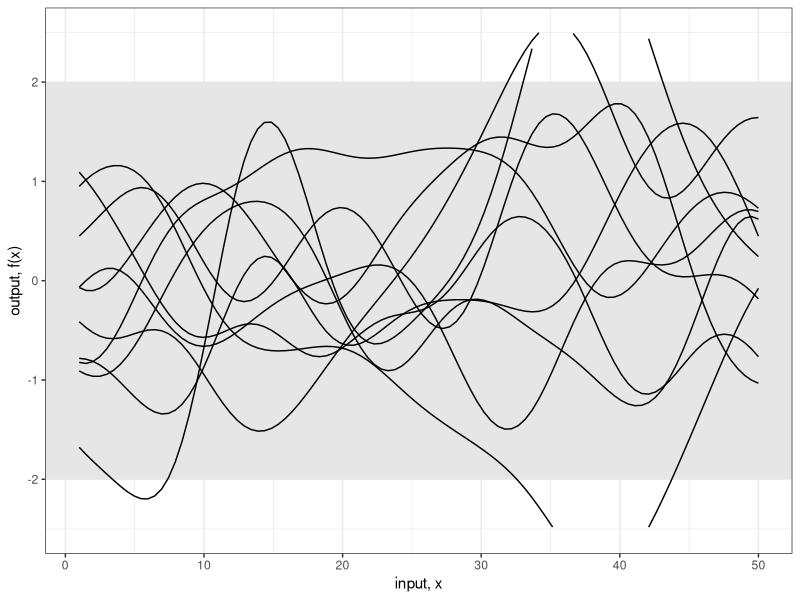
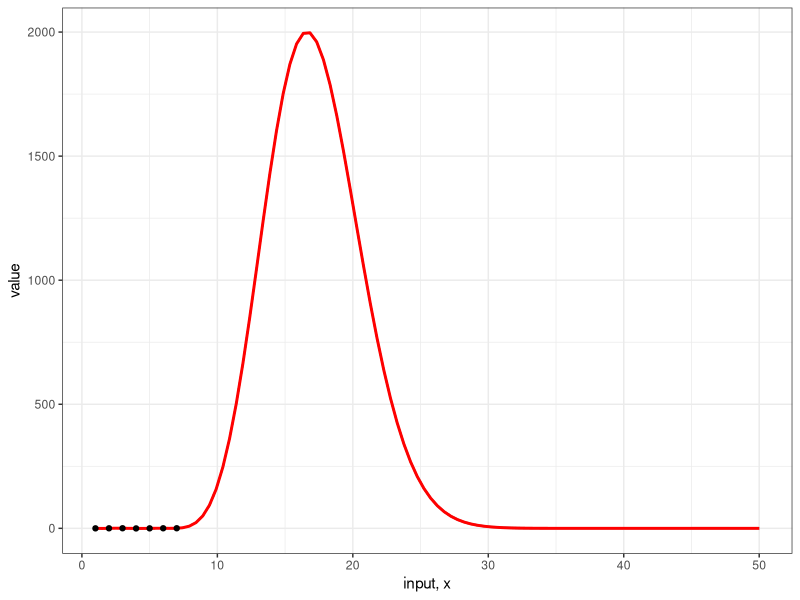
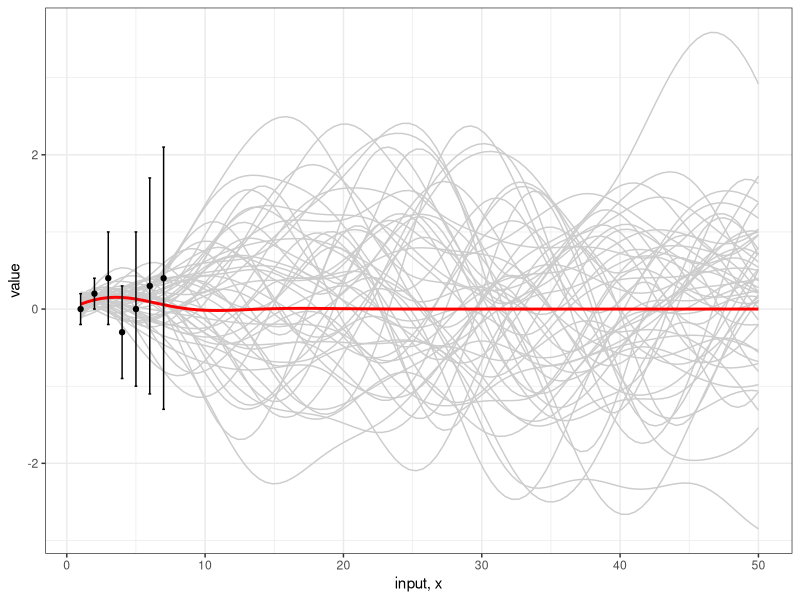

Source code (R) for these figures, in order:
require("MASS")
require("plyr")
require("reshape2")
require("ggplot2")

# Set a seed for repeatable plots
set.seed(12345)

# 	a covariance matrix
calcSigma <- function(X1,X2,l=5,s=0.5) {
  Sigma <- matrix(rep(0, length(X1)*length(X2)), nrow=length(X1))
  for (i in 1:nrow(Sigma)) {
    for (j in 1:ncol(Sigma)) {
      Sigma[i,j] <- exp(-s*(abs(X1[i]-X2[j])/l)^2)
    }
  }
  return(Sigma)
}

# Define the points at which we want to define the functions
x.star <- seq(1,50,len=100)
# Calculate the covariance matrix
sigma <- calcSigma(x.star,x.star)

# Generate a number of functions from the process
n.samples <- 10
values <- matrix(rep(0,length(x.star)*n.samples), ncol=n.samples)
for (i in 1:n.samples) {
  # Each column represents a sample from a multivariate normal distribution
  # with zero mean and covariance sigma
  values[,i] <- mvrnorm(1, rep(0, length(x.star)), sigma)
}
values <- cbind(x=x.star,as.data.frame(values))
values <- melt(values,id="x")

# Plot the result
ggplot(values,aes(x=x,y=value)) +
  geom_rect(xmin=-Inf, xmax=Inf, ymin=-2, ymax=2, 
            fill="grey90", alpha = 0.5) +
  geom_line(aes(group=variable)) +
  theme_bw() +
  scale_y_continuous(lim=c(-2.5,2.5), name="output, f(x)") +
  xlab("input, x")

# 2. Now let's assume that we have some known data points;
# this is the case of Figure 2.2(b). In the book, the notation 'f'
# is used for f$y below.  I've done this to make the ggplot code
# easier later on.
f <- data.frame(x=c(1,2,3,4,5,6,7),
                y=c(0,0.2,0.4,-0.3,0,0.3,0.4))

# Calculate the covariance matrices
# using the same x.star values as above
x <- f$x
k.xx <- calcSigma(x,x)
k.xxs <- calcSigma(x,x.star)
k.xsx <- calcSigma(x.star,x)
k.xsxs <- calcSigma(x.star,x.star)

# These matrix calculations correspond to equation (2.19)
# in the book.
f.star.bar <- k.xsx%*%solve(k.xx)%*%f$y
cov.f.star <- k.xsxs - k.xsx%*%solve(k.xx)%*%k.xxs

# This time we'll plot more samples.  We could of course
# simply plot a +/- 2 standard deviation confidence interval
# as in the book but I want to show the samples explicitly here.
n.samples <- 50
values <- matrix(rep(0,length(x.star)*n.samples), ncol=n.samples)
for (i in 1:n.samples) {
  values[,i] <- mvrnorm(1, f.star.bar, cov.f.star)
}
values <- cbind(x=x.star,as.data.frame(values))
values <- melt(values,id="x")

# Plot the results including the mean function
# and constraining data points
ggplot() +
  geom_line(data=values, aes(x=x,y=value, group=variable), colour="grey80") +
  geom_line(data=NULL,aes(x=x.star,y=f.star.bar[,1]),colour="red", size=1) + 
  geom_point(data=f,aes(x=x,y=y)) +
  theme_bw() +
  # scale_y_continuous(lim=c(-3,3), name="output, f(x)") +
  xlab("input, x")

# 3. Now assume that each of the observed data points have some
# normally-distributed noise.

# The standard deviation of the noise AS VECTOR! length(f$y)
sigma.n <- c(0.1,0.1,0.3,0.3,0.5,0.7,0.85)

# Recalculate the mean and covariance functions
f.bar.star <- k.xsx%*%solve(k.xx + sigma.n^2*diag(1, ncol(k.xx)))%*%f$y
cov.f.star <- k.xsxs - k.xsx%*%solve(k.xx + sigma.n^2*diag(1, ncol(k.xx)))%*%k.xxs

# Recalulate the sample functions
values <- matrix(rep(0,length(x.star)*n.samples), ncol=n.samples)
for (i in 1:n.samples) {
  values[,i] <- mvrnorm(1, f.bar.star, cov.f.star)
}
values <- cbind(x=x.star,as.data.frame(values))
values <- melt(values,id="x")

ggplot() + 
  geom_line(data=values, aes(x=x,y=value,group=variable), colour="grey80") +
  geom_line(data=NULL,aes(x=x.star,y=f.bar.star[,1]),colour="red", size=1) + 
  geom_errorbar(data=f,aes(x=x,y=NULL,ymin=y-2*sigma.n, ymax=y+2*sigma.n), width=0.2) +
  geom_point(data=f,aes(x=x,y=y)) +
  theme_bw() +
  # scale_y_continuous(lim=c(-3,3), name="output, f(x)") +
  xlab("input, x")




# Recalculate the mean and covariance functions
f.bar.star <- k.xsx%*%solve(k.xx + sigma.n^2*diag(1, ncol(k.xx)))%*%f$y
cov.f.star <- k.xsxs - k.xsx%*%solve(k.xx + sigma.n^2*diag(1, ncol(k.xx)))%*%k.xxs

